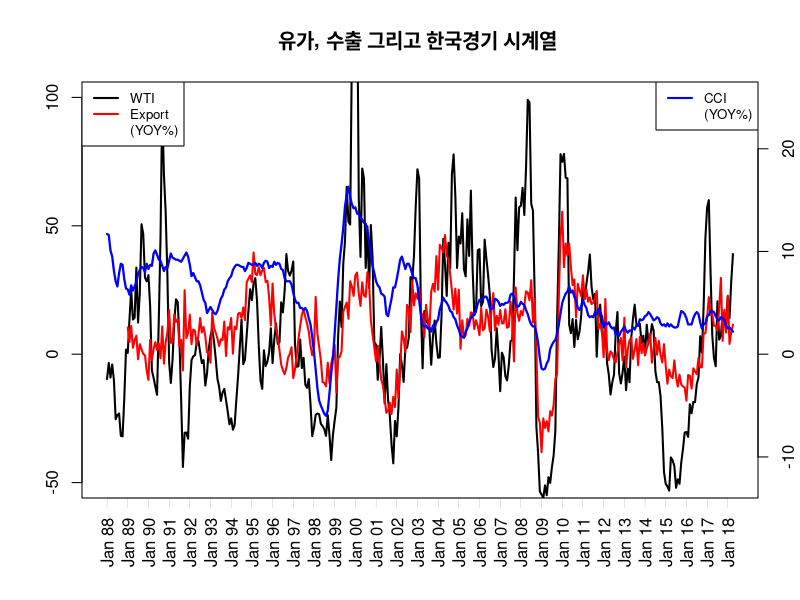

The R source for this figure:
Data <- read.csv('2ndData.csv',stringsAsFactors = F)
str(Data)
attach(Data)

##plotting
time<-c()
class(time)
for(i in paste("Jan", 1988:2018)){
  i<-paste(substr(i,1,4),substr(i,7,8),sep='')
  time<-c(time,i)
}

ts.plot(WTI_yoy,gpars = list(main="유가, 수출 그리고 한국경기 시계열 ",ylab ="",ylim=c(-50,100),xlab="",lwd=2,axe=F))
axis(2)
axis(1,at=seq(from=1,to=364,by=12), label=time,las=2,lwd=0.1)  
box()
par(new=T)
ts.plot(Export_yoy,col='red',gpars = list(ylab ="",ylim=c(-50,100),xlab="",lwd=2,axe=F))
par(new=T)
ts.plot(CCI_yoy,col='blue',gpars = list(ylim=c(-12.5,25),axes=F,xlab="",ylab='',lwd=2.2))
axis(4)
legend("topleft",legend= c("WTI","Export","(YOY%)"),col=(c("black","red","black"))
       ,lty = c(1,1,0),lwd=c(2,2,0),cex = 0.8)
legend("topright",legend= c("CCI","(YOY%)"),col=(c("blue","black"))
       ,lty = c(1,0),lwd=c(2,0),cex = 0.8)

##statinary check
library(tseries)
WTI_yoy_89 <- WTI_yoy[13:length(WTI_yoy)]
adf.test(WTI_yoy_89) #stationary

Export_yoy_omitted <-na.omit(Export_yoy)
adf.test(Export_yoy_omitted) #stationary

CCI_yoy_89 <- CCI_yoy[13:length(WTI_yoy)]
adf.test(CCI_yoy_89) #stationary

## grangerTest
library(lmtest)
grangertest(WTI_yoy_89~Export_yoy_omitted) # not significant Export -> WTI
grangertest(Export_yoy_omitted~WTI_yoy_89,order=1) # significant WTI -> Export

grangertest(CCI_yoy_89~Export_yoy_omitted,order=1) # significant Export -> CCI

##reStructuring
d1<- cbind(WTI_yoy_89,Export_yoy_omitted)
d1<-as.data.frame(cbind(d1,CCI_yoy_89))
d1$Date <-date[13:length(date)]
colnames(d1)<-c('WTI','Export','CCI','Date')
str(d1)


# ##ggplotting
# library(ggplot2)
# 
# 
# p<-ggplot(data = d1,aes(x=Date,y=WTI,group=1))+scale_x_discrete(c(1,2))
# 
# p1<-p+geom_line(lwd=0.8)
# p2<-p1+geom_line(aes(x=Date,y=Export,group=1),color='red',lwd=0.8)
# p3<-p2+geom_line(aes(x=Date,y=CCI,group=1),color='blue',lwd=0.8)
# p3+scale_fill_manual()
